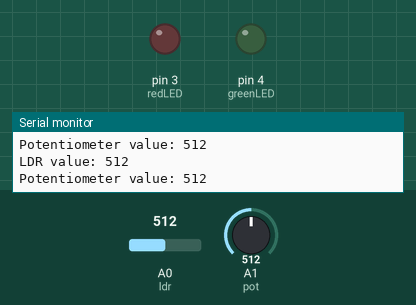
A sketch run on a simulated Arduino Uno, built with avr-gcc and run on an emulated ATmega328P. On the bench: output pins drawn as LEDs (lit = HIGH), the last lines printed to the serial monitor. The inputs (shaded band) are chosen by the test bench; at power-on: A0 (ldr) = 512, A1 (pot) = 512.

Above: at 3.8 s.
3.9 s: A0 (ldr) set to 1010
At 6.6 s:
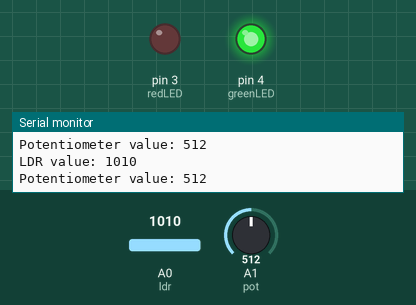
7.8 s: A1 (pot) set to 989
11.7 s: A1 (pot) set to 1011
At 12.4 s:
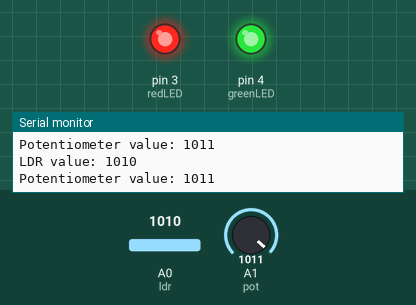
15.6 s: A0 (ldr) set to 983
At 17.0 s:
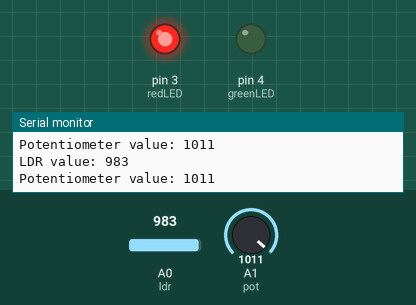
19.5 s: A1 (pot) set to 990
At 20.2 s:
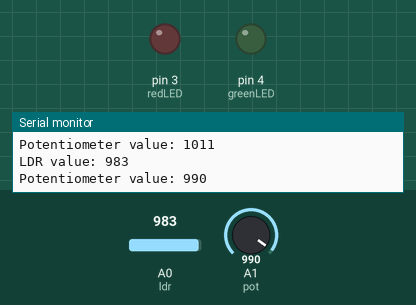
23.4 s: A1 (pot) set to 1010
At 26.0 s:
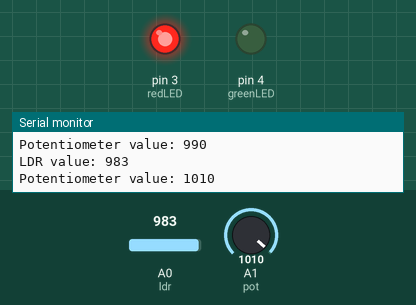
Timing chart, 0 to 27.5 s (numbered marks = the images above; inputs shaded):
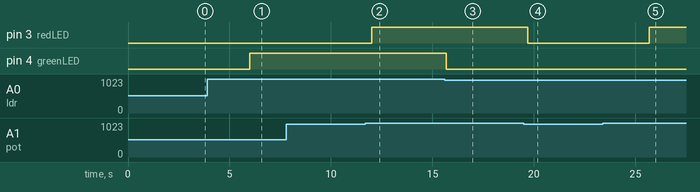

Measured:
- the behaviour switches between 999 and 1000 on A1 (pot) (found by bisection; images 1 and 2)
- the behaviour switches between 1000 and 999 on A0 (ldr) (found by bisection; images 2 and 3)
- after the input at 3.9 s, pin 4 (greenLED): LOW → HIGH after 2.1 s
- after the input at 11.7 s, pin 3 (redLED): LOW → HIGH after 0.31 s
- after the input at 15.6 s, pin 4 (greenLED): HIGH → LOW after 0.09 s
- after the input at 19.5 s, pin 3 (redLED): HIGH → LOW after 0.19 s
- after the input at 23.4 s, pin 3 (redLED): LOW → HIGH after 2.3 s

The sketch:

Task2.ino
```cpp
#define ldr A0     /* Defining the pin for the LDR */
#define pot A1     /* Defining the pin for the pot */
#define redLED 3   /* Defining the pin for the red LED */
#define greenLED 4 /* Defining the pin for the green LED */

void setup()
{
    pinMode(ldr, INPUT);       /* Setting the LDR as input */
    pinMode(pot, INPUT);       /* Setting the potentiometer as input */
    pinMode(redLED, OUTPUT);   /* Setting the red LED as output */
    pinMode(greenLED, OUTPUT); /* Setting the green LED as output */

    Serial.begin(9600); /* Starting Serial with 9600 baud rate */
}

void loop()
{
    uint16_t ldrValue = analogRead(ldr); /* Read the LDR value and assign it in a variable */
    uint16_t potValue = analogRead(pot); /* Read the potentiometer value and assign it in a variable */

    Serial.println((String) "LDR value: " + ldrValue);           /* Printing the LDR value */
    Serial.println((String) "Potentiometer value: " + potValue); /* Printing the potentiometer value */

    if (potValue > 1000 && ldrValue < 1000) /* If the pot value is is above 1000 and the LDR value is below 1000 */
    {
        digitalWrite(redLED, HIGH);  /* Turn on the red LED */
        digitalWrite(greenLED, LOW); /* Turn off the green LED */
        delay(1000);                 /* Delay 1 second */
    }

    else if (potValue < 1000 && ldrValue > 1000) /* If the pot value is below 1000 and the LDR value is above 1000 */
    {
        digitalWrite(redLED, LOW);    /* Turn off the red LED */
        digitalWrite(greenLED, HIGH); /* Turn on the green LED */
        delay(2000);                  /* Delay 2 seconds */
    }

    else if (potValue < 1000 && ldrValue < 1000) /* If the pot value is below 1000 and the LDR value is below 1000 */
    {
        digitalWrite(redLED, LOW);   /* Turn off the red LED */
        digitalWrite(greenLED, LOW); /* Turn off the green LED */
        delay(3000);                 /* Delay 3 second */
    }

    else /* Otherwise */
    {
        digitalWrite(redLED, HIGH);   /* Turn on the red LED */
        digitalWrite(greenLED, HIGH); /* Turn on the green LED */
    }
}
```
